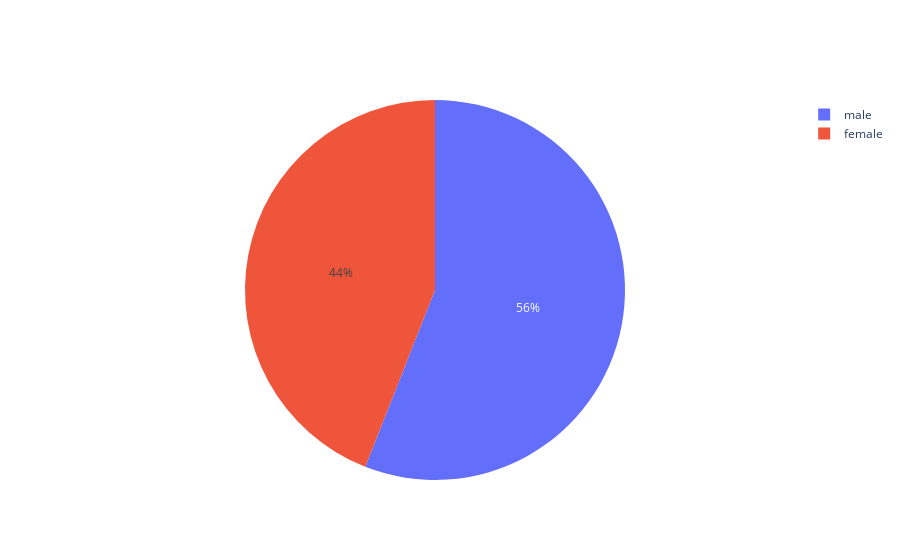

The cell this chart's notebook holds for it:
### Code cell
labels = ['male','female']

male = open_line_list[open_line_list['sex']=='male'] + open_line_list[open_line_list['sex']=='Male']
female = open_line_list[open_line_list['sex']=='female'] + open_line_list[open_line_list['sex']=='Female']

values = [len(male), len(female)]

fig = go.Figure(data=[go.Pie(labels=labels, values=values)])
fig.show()

### Figure 1 — Plotly figure (JSON) as saved in the notebook; plotly's stock layout.template omitted (floating-point values rounded to 4 significant figures)
{"data": [{"labels": ["male", "female"], "type": "pie", "values": [707, 556]}], "layout": {}}
